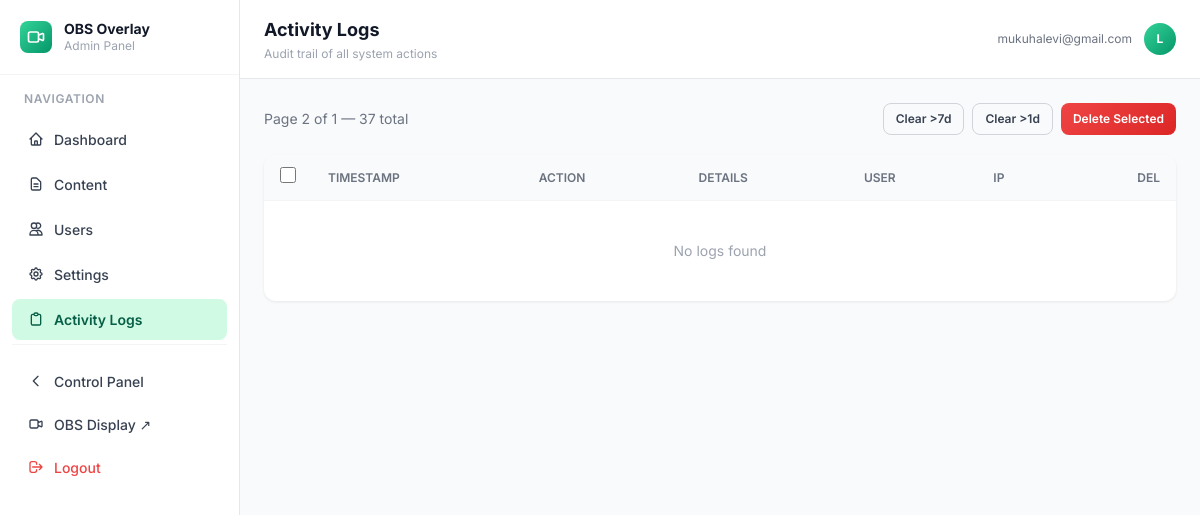
Page /admin/logs?page=2 (signed in) on the earlier database version.
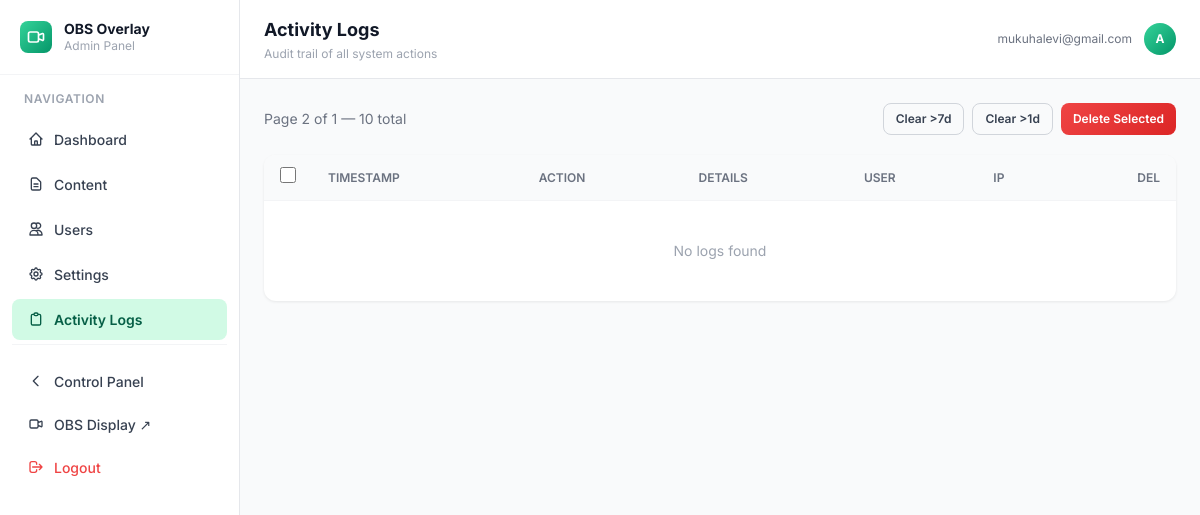
Same page on the later database version.
### models.py (models this page shows)
class User(UserMixin, db.Model):
    id = db.Column(db.Integer, primary_key=True)
    email = db.Column(db.String(120), unique=True, nullable=False)
    name = db.Column(db.String(120))
    is_admin = db.Column(db.Boolean, default=False)
    created_at = db.Column(db.DateTime, default=datetime.utcnow)

### blueprints/admin.py (the view)
@admin_bp.route('/logs')
@login_required
@admin_required
def logs():
    from models import ActivityLog
    page     = request.args.get('page', 1, type=int)
    per_page = request.args.get('per_page', 50, type=int)
    logs_paginated = (ActivityLog.query
                      .order_by(ActivityLog.timestamp.desc())
                      .paginate(page=page, per_page=per_page, error_out=False))
    return render_template('admin/logs.html',
                           logs=logs_paginated.items,
                           pagination=logs_paginated)

### utils/helpers.py (called while the page is built)
def admin_required(f):
    @wraps(f)
    def decorated(*args, **kwargs):
        if not current_user.is_authenticated:
            return redirect(url_for('auth.login'))
        if not current_user.is_admin:
            log_activity('UNAUTHORIZED_ACCESS_ATTEMPT',
                         f'Attempted admin access: {request.path}')
            return jsonify({'error': 'Admin access required'}), 403
        return f(*args, **kwargs)
    return decorated

### templates/admin/logs.html (shortened to what this page needs)
{% extends 'admin/base_admin.html' %}
{% block page_title %}Activity Logs{% endblock %}
{% block page_subtitle %}Audit trail of all system actions{% endblock %}
{% block admin_content %}
<div class="flex items-center justify-between mb-5 flex-wrap gap-3">
    <p class="text-sm text-gray-500">Page {{ pagination.page }} of {{ pagination.pages }} — {{ pagination.total }} total</p>
    <div class="flex gap-2">
        <button onclick="clearLogs(7)"  class="btn btn-ghost btn-sm">Clear &gt;7d</button>
        <button onclick="clearLogs(1)"  class="btn btn-ghost btn-sm">Clear &gt;1d</button>
        <button onclick="massDelete()"  class="btn btn-danger btn-sm" id="mass-delete-btn" disabled>Delete Selected</button>
    </div>
</div>
<div class="card overflow-hidden">
    <table class="w-full text-sm">
        <thead class="bg-gray-50 border-b border-gray-100">
            <tr>
                <th class="py-3 px-4 w-8">
                    <input type="checkbox" id="select-all" class="w-4 h-4 accent-emerald-500" onchange="toggleAll(this)">
                </th>
                <th class="text-left py-3 px-4 text-xs font-semibold text-gray-500 uppercase">Timestamp</th>
                <th class="text-left py-3 px-4 text-xs font-semibold text-gray-500 uppercase">Action</th>
                <th class="text-left py-3 px-4 text-xs font-semibold text-gray-500 uppercase">Details</th>
                <th class="text-left py-3 px-4 text-xs font-semibold text-gray-500 uppercase">User</th>
                <th class="text-left py-3 px-4 text-xs font-semibold text-gray-500 uppercase">IP</th>
                <th class="text-right py-3 px-4 text-xs font-semibold text-gray-500 uppercase">Del</th>
            </tr>
        </thead>
        <tbody class="divide-y divide-gray-50">
            {% for log in logs %}
            <tr id="log-row-{{ log.id }}" class="hover:bg-gray-50 transition">
                <td class="py-3 px-4">
                    <input type="checkbox" class="log-checkbox w-4 h-4 accent-emerald-500"
                           value="{{ log.id }}" onchange="updateMassBtn()">
                </td>
                <td class="py-3 px-4 text-xs text-gray-400 whitespace-nowrap">{{ log.timestamp.strftime('%d %b %Y %H:%M') }}</td>
                <td class="py-3 px-4">
                    {% if 'LOGIN' in log.action %}
                        <span class="badge badge-green">{{ log.action }}</span>
                    {% elif 'DELETE' in log.action %}
                        <span class="badge badge-red">{{ log.action }}</span>
                    {% elif 'UPDATE' in log.action or 'ADD' in log.action %}
                        <span class="badge badge-blue">{{ log.action }}</span>
                    {% else %}
                        <span class="badge badge-gray">{{ log.action }}</span>
                    {% endif %}
                </td>
                <td class="py-3 px-4 text-gray-600 text-xs max-w-xs truncate">{{ log.details or '—' }}</td>
                <td class="py-3 px-4 text-xs text-gray-500">{{ log.user_email or 'Anonymous' }}</td>
                <td class="py-3 px-4 text-xs text-gray-400">{{ log.ip_address or '—' }}</td>
                <td class="py-3 px-4 text-right">
                    <button onclick="deleteLog({{ log.id }})" class="text-red-400 hover:text-red-600 transition">
                        <svg class="w-4 h-4" fill="none" stroke="currentColor" viewBox="0 0 24 24">
                            <path stroke-linecap="round" stroke-linejoin="round" stroke-width="2" d="M19 7l-.867 12.142A2 2 0 0116.138 21H7.862a2 2 0 01-1.995-1.858L5 7m5 4v6m4-6v6m1-10V4a1 1 0 00-1-1h-4a1 1 0 00-1 1v3M4 7h16"/>
                        </svg>
                    </button>
                </td>
            </tr>
            {% else %}
            <tr>
                <td colspan="7" class="text-center py-10 text-gray-400">No logs found</td>
            </tr>
            {% endfor %}
        </tbody>
    </table>
</div>
{% endblock %}

### templates/admin/base_admin.html (shortened to what the changed rows need)
{% extends 'base.html' %}
{% block body %}
<div class="flex h-screen overflow-hidden bg-gray-50">
    <div class="flex-1 flex flex-col overflow-hidden">
        <header class="bg-white border-b border-gray-200 px-6 py-4 flex items-center gap-4 flex-shrink-0">
            <div class="flex-1">
                <h1 class="text-lg font-bold text-gray-900">{% block page_title %}Admin{% endblock %}</h1>
            </div>
            <div class="flex items-center gap-3">
                <span class="text-xs text-gray-500 hidden md:block">{{ current_user.email }}</span>
                <div class="w-8 h-8 bg-gradient-to-br from-emerald-400 to-emerald-600 rounded-full flex items-center justify-center">
                    <span class="text-white font-bold text-xs">
                        {{ current_user.name[0] if current_user.name else current_user.email[0] }}
                    </span>
                </div>
            </div>
        </header>
        <main class="flex-1 overflow-y-auto p-6">
            {% block admin_content %}{% endblock %}
        </main>
    </div>
</div>
{% endblock %}

Differences in the rows shown:
changed User "mukuhalevi@gmail.com": name "L" → "A"
Other differences:
{{ pagination.total }}: "37" → "10"
